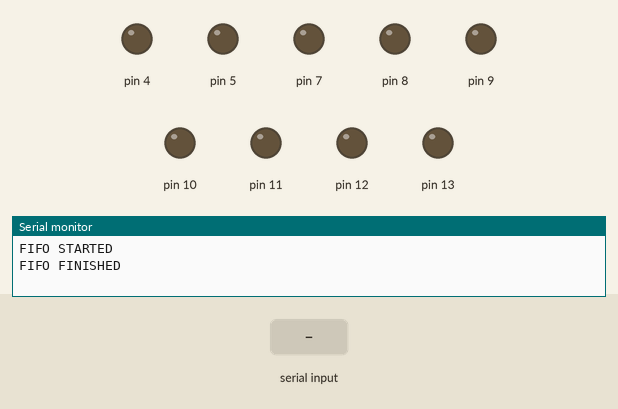
The sketch below on a simulated Arduino Uno, built with avr-gcc and run on an emulated ATmega328P. On the bench: output pins drawn as LEDs (lit = HIGH), the last lines printed to the serial monitor. Inputs (shaded band) come from the test bench.

Above: at 10.9 s.
11.0 s: "led1" received over Serial
At 11.8 s:
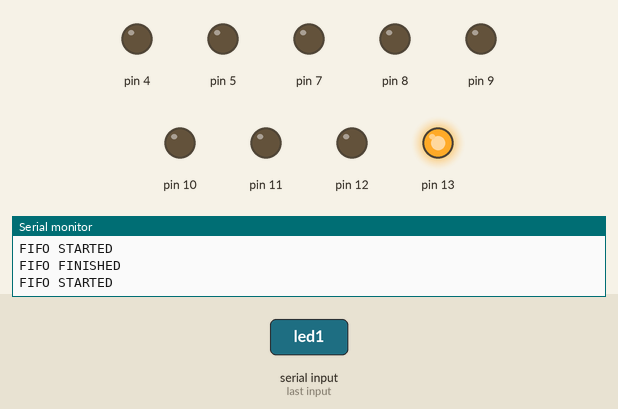
At 12.8 s:
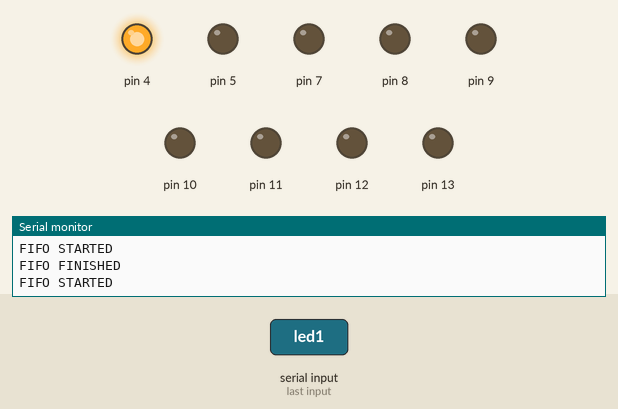
Timing chart, 0 to 20.0 s (numbered marks = the images above; inputs shaded):
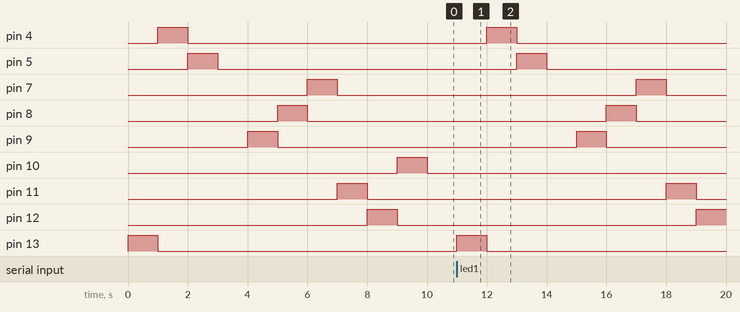

The sketch:

first_in_first_out.ino
```cpp
// C++ code
// George Gesite
// FIFO Code Implementation with LED ORDER INPUT VIA LIST
// Started 31/10/22

// These is where you set the order of your LEDS, FIRST COME FIRST SERVE
// myLED[0] comes first, myLEDs[1] second.... then myLEDs[9] comes last
char *myLEDs[] = {"led1", "led10","led9","led8","led5",
           "led6","led7","led3","led2", "led4"
         };
void setup()
{
  Serial.begin(9600);
   pinMode(13, OUTPUT);
   pinMode(12, OUTPUT);
   pinMode(11, OUTPUT);
   pinMode(10, OUTPUT);
   pinMode(9, OUTPUT);
   pinMode(8, OUTPUT);
   pinMode(7, OUTPUT);
   pinMode(9, OUTPUT);
   pinMode(5, OUTPUT);
   pinMode(4, OUTPUT);
}

void loop()
{
  Serial.println("FIFO STARTED");

  // LED FIFO using For Loop and Conditionals
  // Iterate through myLEDs List as first come first serve

    for(int i = 0; i<10; i++)
    {
      if (myLEDs[i] == "led1"){
        digitalWrite(13, HIGH);
      delay(1000);
      digitalWrite(13, LOW);
      }
      else if (myLEDs[i] == "led2"){
        digitalWrite(12, HIGH);
      delay(1000);
      digitalWrite(12, LOW);
      }
      else if (myLEDs[i] == "led3"){
        digitalWrite(11, HIGH);
      delay(1000);
      digitalWrite(11, LOW);
      }
      else if (myLEDs[i] == "led4"){
        digitalWrite(10, HIGH);
      delay(1000);
      digitalWrite(10, LOW);
      }
      else if (myLEDs[i] == "led5"){
        digitalWrite(9, HIGH);
      delay(1000);
      digitalWrite(9, LOW);
      }
      else if (myLEDs[i] == "led6"){
        digitalWrite(8, HIGH);
      delay(1000);
      digitalWrite(8, LOW);
      }
      else if (myLEDs[i] == "led7"){
        digitalWrite(7, HIGH);
      delay(1000);
      digitalWrite(7, LOW);
      }
      else if (myLEDs[i] == "led8"){
        digitalWrite(6, HIGH);
      delay(1000);
      digitalWrite(6, LOW);
      }
      else if (myLEDs[i] == "led9"){
        digitalWrite(5, HIGH);
      delay(1000);
      digitalWrite(5, LOW);
      }
      else if (myLEDs[i] == "led10"){
        digitalWrite(4, HIGH);
      delay(1000);
      digitalWrite(4, LOW);
      }
    }

    Serial.println("FIFO FINISHED");

    // The code below stops the loop,
     while (Serial.available() == 0) {
    }

}
```

Measured:
- after the input at 11.0 s, pin 4: LOW → HIGH after 1.0 s, → LOW 1.0 s later; pin 5: LOW → HIGH after 2.0 s, → LOW 1.0 s later; pin 7: LOW → HIGH after 6.0 s, → LOW 1.0 s later; pin 8: LOW → HIGH after 5.0 s, → LOW 1.0 s later; pin 9: LOW → HIGH after 4.0 s, → LOW 1.0 s later
